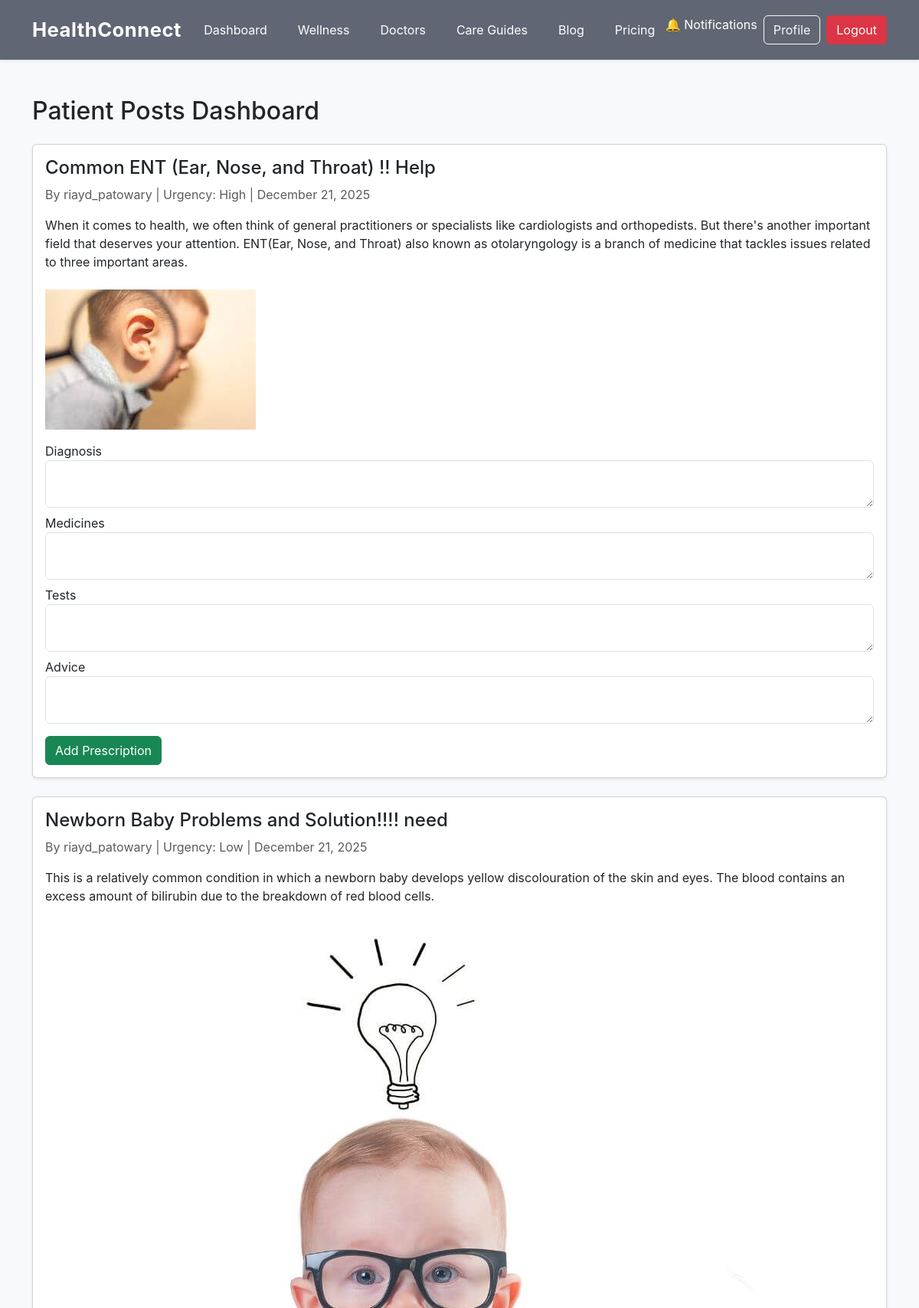
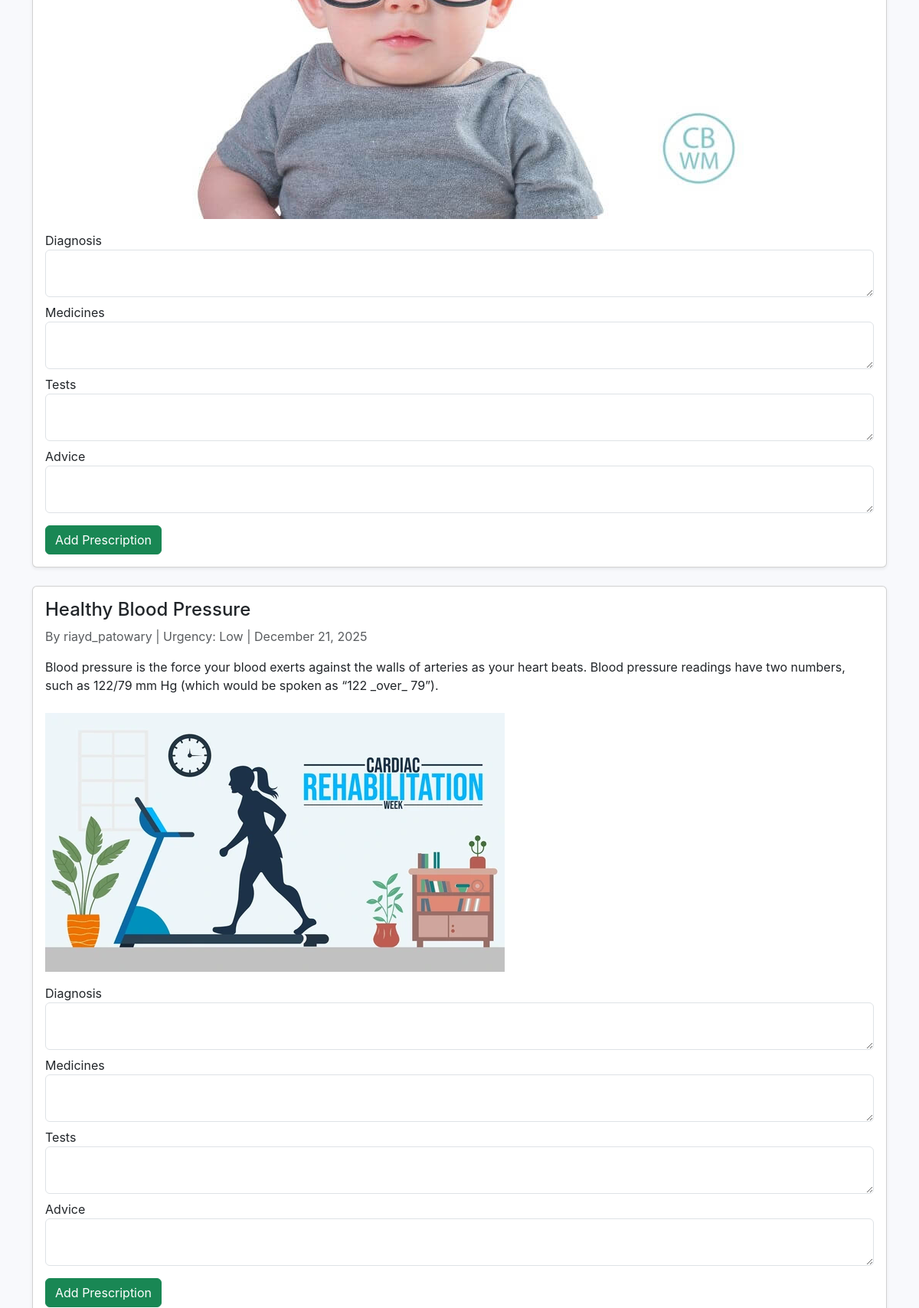
Page /blog/doctor-dashboard/ (signed in, upper part) on the committed database (2 pictures, top to bottom).
### blog/models.py (models this page shows, shortened)
class BlogPost(models.Model):
    author = models.ForeignKey(
        settings.AUTH_USER_MODEL,
        on_delete=models.CASCADE,
        related_name="posts"
    )
    title = models.CharField(max_length=200)
    content = RichTextField()
    description = models.TextField(blank=True, null=True)
    photo = models.ImageField(upload_to="blog_photos/", blank=True, null=True)
    category = models.ManyToManyField(Category)
    urgency_level = models.CharField(
        max_length=10,
        choices=URGENCY_CHOICES,
        default='medium'
    )
    created_at = models.DateTimeField(auto_now_add=True)

### accounts/models.py (models this page shows, shortened)
class CustomUser(AbstractUser):
    role = models.CharField(
        max_length=20,
        choices=ROLE_CHOICES,
        default="patient"
    )
    doctor_license = models.CharField(
        max_length=50,
        blank=True,
        null=True
    )
    specialization = models.ManyToManyField(
        "Specialization",
        blank=True,
        help_text="Only for doctors"
    )
    hospital_name = models.CharField(
        max_length=150,
        blank=True,
        null=True
    )
    profile_pic = models.ImageField(
        upload_to="profiles/",
        blank=True,
        null=True
    )
    token_id = models.CharField(
        max_length=12,   # Adjust for future growth
        unique=True,
        blank=True,
        editable=False
    )

### blog/views.py (the view, shortened to what this page needs)
# urls.py: path('doctor-dashboard/', views.doctor_dashboard, name='patient_lists'),
@login_required
def doctor_dashboard(request):
    if request.user.role != 'doctor':
        return redirect('blog_list')
    patient_posts = BlogPost.objects.filter(author__role='patient').order_by('-created_at')
    return render(request, 'blog/doctor_dashboard.html', {
        'patient_posts': patient_posts,
    })

### blog/context_processors.py (called while the page is built)
def unread_notifications(request):
    if request.user.is_authenticated:
        return {
            "unread_count": request.user.notifications.filter(is_read=False).count()
        }
    return {"unread_count": 0}

### blog/templates/blog/doctor_dashboard.html (shortened to what this page needs)
{% extends "base.html" %}
{% load static %}
{% block content %}
<div class="container py-5">
  <h2 class="mb-4">Patient Posts Dashboard</h2>
  {% if patient_posts %}
    {% for post in patient_posts %}
      <div class="card mb-4 shadow-sm">
        <div class="card-body">
          <h4>{{ post.title }}</h4>
          <p class="text-muted">
            By {{ post.author.username }} | Urgency: {{ post.get_urgency_level_display }} | {{ post.created_at|date:"F j, Y" }}
          </p>
          <p>{{ post.content }}</p>
          {% if post.photo %}
            <img src="{{ post.photo.url }}" class="img-fluid mt-2" alt="Post Photo">
          {% endif %}
          <form method="POST" class="mt-3">
            <div class="mb-2">
              <label>Diagnosis</label>
              <textarea name="diagnosis" class="form-control" required></textarea>
            </div>
            <div class="mb-2">
              <label>Medicines</label>
              <textarea name="medicines" class="form-control" required></textarea>
            </div>
            <div class="mb-2">
              <label>Tests</label>
              <textarea name="tests" class="form-control"></textarea>
            </div>
            <div class="mb-2">
              <label>Advice</label>
              <textarea name="advice" class="form-control"></textarea>
            </div>
            <button type="submit" class="btn btn-success mt-2">Add Prescription</button>
          </form>
        </div>
      </div>
    {% endfor %}
  {% else %}
    <p class="text-muted">No patient posts yet.</p>
  {% endif %}
</div>
{% endblock %}

### static/css/style.css (style rules this page uses)
body { font-family: 'Inter', sans-serif; background: #f8f9fc; margin: 0; padding: 0; }
* { transition: 0.3s ease; }

### rows in the picture
BlogPost: title "Common ENT (Ear, Nose, and Throat) !! Help", author.username "riayd_patowary", urgency_level "High", created_at "December 21, 2025", content "When it comes to health, we often think of general practitioners or specialists like cardiologists and orthopedists. But there's another important field that deserves your attention. ENT(Ear, Nose, and Throat) also known as otolaryngology is a branch of medicine that tackles issues related to three important areas.", photo (picture)
BlogPost: title "Newborn Baby Problems and Solution!!!! need", author.username "riayd_patowary", urgency_level "Low", created_at "December 21, 2025", content "This is a relatively common condition in which a newborn baby develops yellow discolouration of the skin and eyes. The blood contains an excess amount of bilirubin due to the breakdown of red blood cells.", photo (picture)
BlogPost: title "Healthy Blood Pressure", author.username "riayd_patowary", urgency_level "Low", created_at "December 21, 2025", content "Blood pressure is the force your blood exerts against the walls of arteries as your heart beats. Blood pressure readings have two numbers, such as 122/79 mm Hg (which would be spoken as “122 _over_ 79”).", photo (picture)
